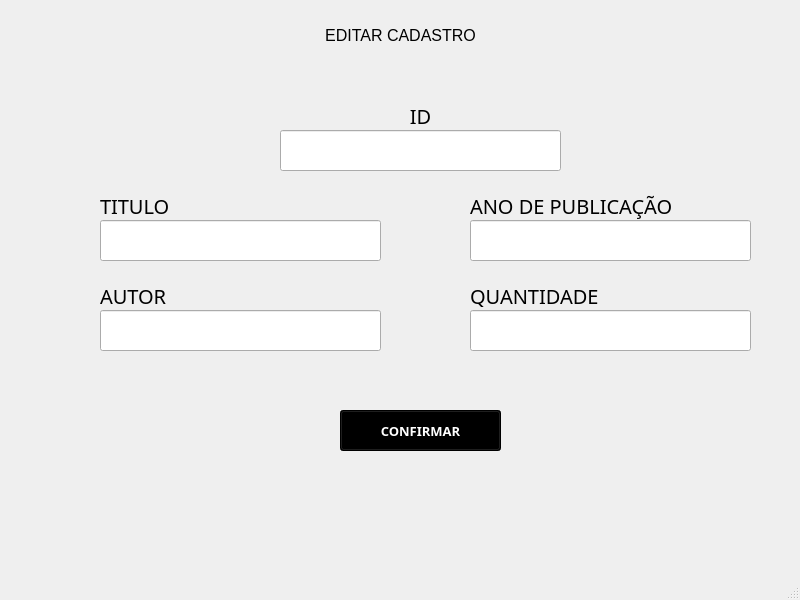
<?xml version="1.0" encoding="UTF-8"?>
<ui version="4.0">
 <class>MainWindow</class>
 <widget class="QMainWindow" name="MainWindow">
  <property name="geometry">
   <rect>
    <x>0</x>
    <y>0</y>
    <width>800</width>
    <height>600</height>
   </rect>
  </property>
  <property name="minimumSize">
   <size>
    <width>0</width>
    <height>600</height>
   </size>
  </property>
  <property name="maximumSize">
   <size>
    <width>16777215</width>
    <height>600</height>
   </size>
  </property>
  <property name="font">
   <font>
    <family>Arial</family>
    <pointsize>10</pointsize>
   </font>
  </property>
  <property name="windowTitle">
   <string>MainWindow</string>
  </property>
  <widget class="QWidget" name="centralwidget">
   <widget class="QLabel" name="label_2">
    <property name="geometry">
     <rect>
      <x>220</x>
      <y>20</y>
      <width>361</width>
      <height>31</height>
     </rect>
    </property>
    <property name="font">
     <font>
      <family>Arial</family>
      <pointsize>12</pointsize>
     </font>
    </property>
    <property name="text">
     <string>EDITAR CADASTRO</string>
    </property>
    <property name="alignment">
     <set>Qt::AlignCenter</set>
    </property>
   </widget>
   <widget class="QLabel" name="label_3">
    <property name="geometry">
     <rect>
      <x>100</x>
      <y>190</y>
      <width>101</width>
      <height>31</height>
     </rect>
    </property>
    <property name="font">
     <font>
      <family>Arial Black</family>
      <pointsize>15</pointsize>
     </font>
    </property>
    <property name="text">
     <string>TITULO</string>
    </property>
   </widget>
   <widget class="QLabel" name="label_4">
    <property name="geometry">
     <rect>
      <x>470</x>
      <y>190</y>
      <width>251</width>
      <height>31</height>
     </rect>
    </property>
    <property name="font">
     <font>
      <family>Arial Black</family>
      <pointsize>15</pointsize>
     </font>
    </property>
    <property name="text">
     <string>ANO DE PUBLICAÇÃO</string>
    </property>
   </widget>
   <widget class="QLabel" name="label_5">
    <property name="geometry">
     <rect>
      <x>100</x>
      <y>280</y>
      <width>101</width>
      <height>31</height>
     </rect>
    </property>
    <property name="font">
     <font>
      <family>Arial Black</family>
      <pointsize>15</pointsize>
     </font>
    </property>
    <property name="text">
     <string>AUTOR</string>
    </property>
   </widget>
   <widget class="QLineEdit" name="txtAlterarTitulo">
    <property name="geometry">
     <rect>
      <x>100</x>
      <y>220</y>
      <width>281</width>
      <height>41</height>
     </rect>
    </property>
    <property name="font">
     <font>
      <pointsize>15</pointsize>
     </font>
    </property>
   </widget>
   <widget class="QLineEdit" name="txtAlterarAutor">
    <property name="geometry">
     <rect>
      <x>100</x>
      <y>310</y>
      <width>281</width>
      <height>41</height>
     </rect>
    </property>
    <property name="font">
     <font>
      <pointsize>15</pointsize>
     </font>
    </property>
   </widget>
   <widget class="QLineEdit" name="txtAlterarAnoPublicacao">
    <property name="geometry">
     <rect>
      <x>470</x>
      <y>220</y>
      <width>281</width>
      <height>41</height>
     </rect>
    </property>
    <property name="font">
     <font>
      <pointsize>15</pointsize>
     </font>
    </property>
   </widget>
   <widget class="QPushButton" name="btnConfirmarAlteracao">
    <property name="geometry">
     <rect>
      <x>340</x>
      <y>410</y>
      <width>161</width>
      <height>41</height>
     </rect>
    </property>
    <property name="font">
     <font>
      <family>Arial Black</family>
      <pointsize>10</pointsize>
      <weight>75</weight>
      <bold>true</bold>
     </font>
    </property>
    <property name="styleSheet">
     <string notr="true">background-color: rgb(0, 0, 0);
color: rgb(255, 255, 255);</string>
    </property>
    <property name="text">
     <string>CONFIRMAR</string>
    </property>
   </widget>
   <widget class="QLabel" name="lblMsg">
    <property name="geometry">
     <rect>
      <x>90</x>
      <y>470</y>
      <width>631</width>
      <height>51</height>
     </rect>
    </property>
    <property name="font">
     <font>
      <family>Arial Black</family>
      <pointsize>12</pointsize>
      <weight>75</weight>
      <bold>true</bold>
     </font>
    </property>
    <property name="text">
     <string/>
    </property>
    <property name="alignment">
     <set>Qt::AlignCenter</set>
    </property>
   </widget>
   <widget class="QLineEdit" name="txtAlterarQuantidade">
    <property name="geometry">
     <rect>
      <x>470</x>
      <y>310</y>
      <width>281</width>
      <height>41</height>
     </rect>
    </property>
    <property name="font">
     <font>
      <pointsize>15</pointsize>
     </font>
    </property>
   </widget>
   <widget class="QLabel" name="label_7">
    <property name="geometry">
     <rect>
      <x>470</x>
      <y>280</y>
      <width>281</width>
      <height>31</height>
     </rect>
    </property>
    <property name="font">
     <font>
      <family>Arial Black</family>
      <pointsize>15</pointsize>
     </font>
    </property>
    <property name="text">
     <string>QUANTIDADE</string>
    </property>
    <property name="alignment">
     <set>Qt::AlignLeading|Qt::AlignLeft|Qt::AlignVCenter</set>
    </property>
   </widget>
   <widget class="QLabel" name="label_8">
    <property name="geometry">
     <rect>
      <x>280</x>
      <y>100</y>
      <width>281</width>
      <height>31</height>
     </rect>
    </property>
    <property name="font">
     <font>
      <family>Arial Black</family>
      <pointsize>15</pointsize>
     </font>
    </property>
    <property name="text">
     <string>ID</string>
    </property>
    <property name="alignment">
     <set>Qt::AlignCenter</set>
    </property>
   </widget>
   <widget class="QLineEdit" name="txtAlterarId">
    <property name="geometry">
     <rect>
      <x>280</x>
      <y>130</y>
      <width>281</width>
      <height>41</height>
     </rect>
    </property>
    <property name="font">
     <font>
      <pointsize>15</pointsize>
     </font>
    </property>
    <property name="readOnly">
     <bool>true</bool>
    </property>
   </widget>
  </widget>
  <widget class="QMenuBar" name="menubar">
   <property name="geometry">
    <rect>
     <x>0</x>
     <y>0</y>
     <width>800</width>
     <height>21</height>
    </rect>
   </property>
  </widget>
  <widget class="QStatusBar" name="statusbar"/>
 </widget>
 <resources/>
 <connections/>
</ui>
